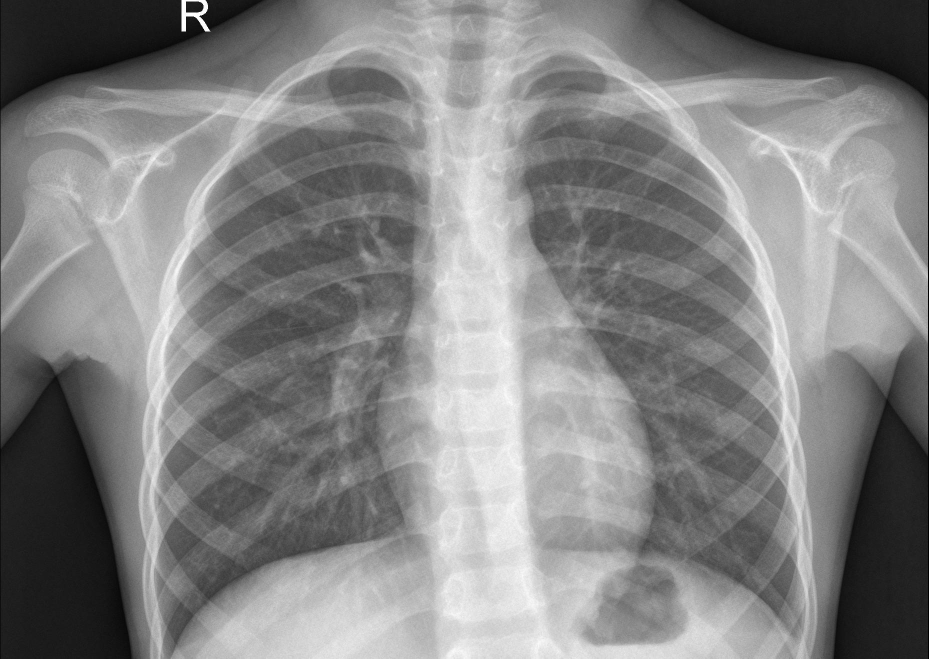
#> input picture chest_xray/test/NORMAL/IM-0001-0001.jpeg, 1857 x 1317 px, found by its file name (shown at 1/2 size); its folder holds only this picture in this run
$ python -i load_dataset.py   (imports and definitions only)
#> lines starting #> are read from the running program, lines starting #| are printed output that depends on the picture
import os
import random
import cv2 as cv
import numpy as np
from tqdm import tqdm

IMG_SIZE = 128
NORMAL_LABEL = -1
PNEUMONIA_LABEL = 1

""""
 - đọc ảnh
 - grayscale
 - resize 128 x 128
 - flatten thành vector
 - lưu vào images
 - lưu nhãn
"""
def collect(split: str = "train", base_dir: str = "chest_xray"):
#> called with split = 'train', base_dir = 'chest_xray'
    normal = "NORMAL"
    pneu = "PNEUMONIA"
    images = []
    labels = []

    # normal = -1
    normal_dir = os.path.join(base_dir, split, normal)

    for img_file in tqdm(os.listdir(normal_dir), desc=f"Loading {split}/NORMAL"):
        img_path = os.path.join(normal_dir, img_file)
        img = cv.imread(img_path)
#> img is the input picture: shape (1317, 1857, 3); min 0, max 255, mean 131
        if img is None:
            print("Không thể đọc ảnh:", img_path)
            continue
        img = cv.cvtColor(img, cv.COLOR_BGR2GRAY)
#> img: shape (1317, 1857)
        img = cv.resize(img, (128, 128), interpolation=cv.INTER_LINEAR_EXACT)
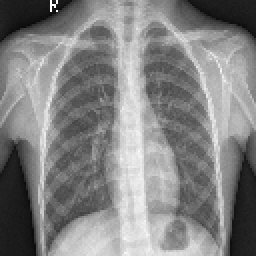
#> img: shape (128, 128) (shown 2 times larger); min 9, max 255, mean 131.1
        img = img.reshape(-1)
#> img = 16384 values, max 255 at index 282, min 9 at index 1550, mean 131.1
        images.append(img)
        labels.append(-1)

    # pneu = 1
    pneu_dir = os.path.join(base_dir, split, pneu)
    for img_file in tqdm(os.listdir(pneu_dir), desc=f"Loading {split}/PNEUMONIA"):
        img_path = os.path.join(pneu_dir, img_file)
        img = cv.imread(img_path)
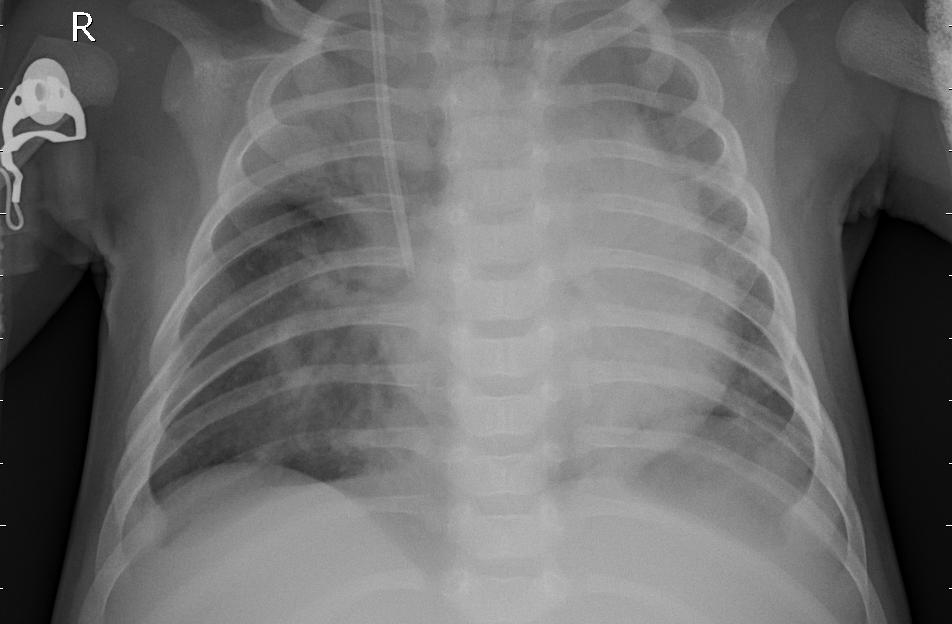
#> input picture chest_xray/test/PNEUMONIA/person100_bacteria_481.jpeg, 952 x 624 px, found by its file name
#> img is the input picture: shape (624, 952, 3); min 0, max 255, mean 108.1
        if img is None:
            print("Không thể đọc ảnh:", img_path)
            continue
        img = cv.cvtColor(img, cv.COLOR_BGR2GRAY)
#> img: shape (624, 952)
        img = cv.resize(img, (128, 128), interpolation=cv.INTER_LINEAR_EXACT)
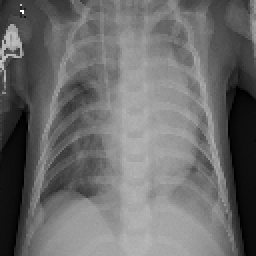
#> img: shape (128, 128) (shown 2 times larger); min 0, max 254, mean 108
        img = img.reshape(-1)
#> img = 16384 values, max 254 at index 779, min 0 at index 5750, mean 108
        images.append(img)
        labels.append(1)

    X = np.stack(images, axis=0).astype(np.float32)
    y = np.array(labels, dtype=np.int32)
    data = list(zip(X, y))
#> data = 2 items
    random.shuffle(data)
    X, y = zip(*data)
#> y = (-1, 1)
    X = np.array(X, dtype=np.float32)
    y = np.array(y, dtype=np.int32)
#> y = [-1, 1]
    return X, y

class Scaler:
    """""
    Chuẩn hóa các đặc trưng bằng giá trị trung bình và độ lệch chuẩn của tập train
    Quan trọng:
        - fit_transform() chỉ được sử dụng trên tập train
        - transform() được sử dụng trên tập validation và tập test
    """
    def __init__(self):
        self.mean = None
        self.std = None

    def fit_transform(self, X: np.ndarray):
        self.mean = X.mean(axis=0)
        self.std = X.std(axis=0)

        X_scaled = (X - self.mean) / (self.std + 1e-8)

        return X_scaled

    def transform(self, X: np.ndarray):
        if self.mean is None or self.std is None:
            raise ValueError("Scaler has not been fitted yet.")

        X_scaled = (X - self.mean) / (self.std + 1e-8)

        return X_scaled

>>> result = collect()
